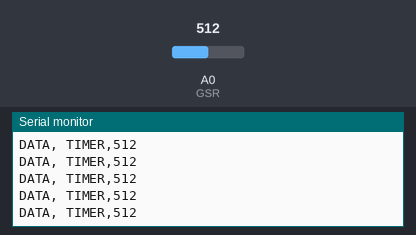
This sketch was run on a simulated Arduino Uno, built with avr-gcc and run on an emulated ATmega328P. Shown: the last lines printed to the serial monitor. The test bench sets the inputs (shaded band); at power-on: A0 (GSR) = 512.

Above: at 4.2 s.
4.3 s: A0 (GSR) set to 11
At 4.33 s:
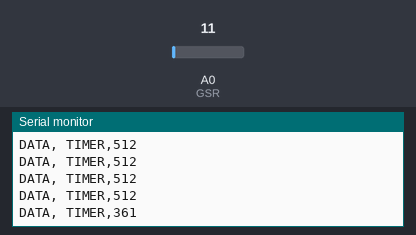
5.8 s: A0 (GSR) set to 8
At 5.82 s:
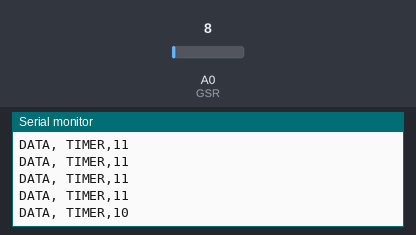
Timing chart, 0 to 8.3 s (numbered marks = the images above; inputs shaded):
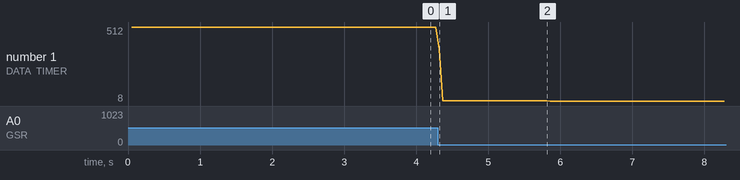

Measured:
- after the input at 4.3 s, the serial monitor: prints a new line at once (image 1)
- after the input at 5.8 s, the serial monitor: prints a new line at once (image 2)
- plotted number 1: 512 → 11 after the input at 4.3 s, 11 → 8 after the input at 5.8 s

The sketch:

test_1.ino
```cpp
const int GSR=A0;
int sensorValue=0;
int gsr_average=0;

void setup()
{
  Serial.begin(9600);
  Serial.println("CLEARSHEET");
}

void loop()
{
  long sum=0;
  for(int i=0;i<10;i++)           //Average the 10 measurements to remove the glitch
      {
      sensorValue=analogRead(GSR);
      sum += sensorValue;
      delay(5);
      }
   gsr_average = sum/10;


  Serial.print("DATA, TIMER,");
  Serial.println(gsr_average);

}
```
